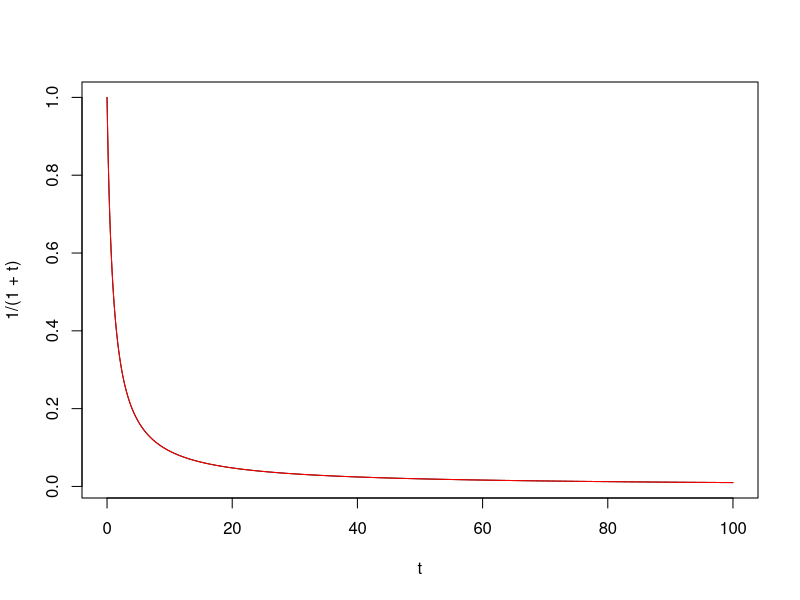
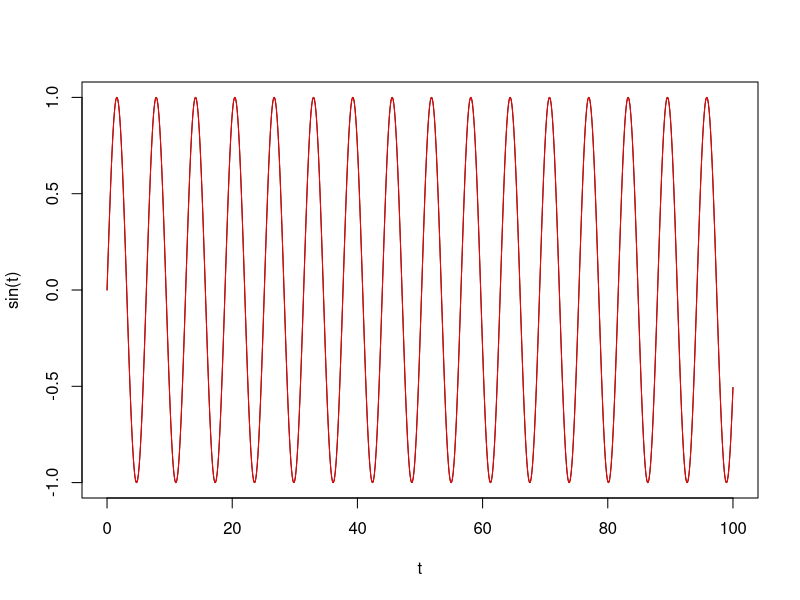

Generate these figures, in order, with R:
## ---- chunk 1
knitr::opts_chunk$set(echo = TRUE)
## ---- chunk 2
#K1 = rownanie(t[i-1], x[,i-1])
#K2 = rownanie(t[i-1] + (h/2), x[,i-1] + (h/2)*K1)
#K3 = rownanie(t[i-1] + (h/2), x[,i-1] + (h/2)*K2)
#K4 =  rownanie(t[i-1] + h, x[,i-1] + h*K3)
## ---- chunk 3
RK4_otwarty= function(rownanie, x0 , t0, h, N){
  t = seq(from=t0, to=t0+N*h,length.out = N+1)
  xn = matrix(0, nrow = length(x0), ncol = N+1)
  xn[,1] = x0
  t[1] = t0
  for (i in 2:(N+1)){
    K1 = rownanie(t[i-1],  xn[,i-1])
    K2 = rownanie(t[i-1] + (h/2), xn[,i-1] + (h/2)*K1)
    K3 = rownanie(t[i-1] + (h/2), xn[,i-1] + (h/2)*K2)
    K4 =  rownanie(t[i-1] + h, xn[,i-1] + h*K3)
    xn[,i] = xn[,i-1]+(h/6)*(K1 + 2*K2 + 2*K3 + K4)
   
  }
  result = list(time=t, values=xn)
 return(result)
}
## ---- chunk 4

rownanie = function(t, x){
  return(-x^2)
}

x0 = c(1)
t0 = 0
t_end = 100  
N = 1000
h = (t_end - t0) / N



solution = RK4_otwarty(rownanie, x0, t0, h , N)
## ---- chunk 5
t = seq(t0,t_end, by=0.01)
plot(t, 1/(1+t), type = 'l', col='black' )
lines(solution$time, solution$values, col='red')
## ---- chunk 6
rownanie = function(t ,x) {
  y = rep(0, times =2)
  y[1] = x[2]
  y[2] = -x[1]
  return(y)
}

x0 = c(0, 1)
t0 = 0
t_end = 100 
N = 1000
h = (t_end - t0) / N


solution = RK4_otwarty(rownanie, x0, t0, h , N)
## ---- chunk 7
t = seq (t0, t_end, by=0.01)
plot(t, sin(t), type = 'l', col = 'black')
lines(solution$time, solution$values[1,], col='red')
